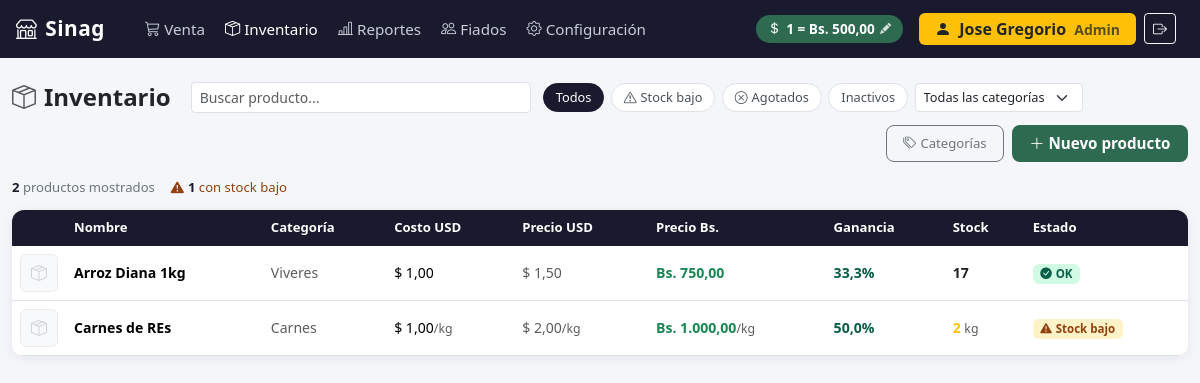
/inventario/ (signed in), run on the app's committed database.
### configuracion/models.py (models this page shows, shortened)
class Empresa(models.Model):
    nombre = models.CharField(max_length=200)
    rif = models.CharField(max_length=20)
    telefono = models.CharField(max_length=20, blank=True)
    direccion = models.TextField(blank=True)
    logo = models.ImageField(upload_to='empresa/', blank=True, null=True)
    imprimir_ticket   = models.BooleanField(default=False)
    nombre_impresora  = models.CharField(max_length=200, blank=True, default='')
    class Meta:
        verbose_name = 'Empresa'

class Moneda(models.Model):
    tasa_cambio = models.DecimalField(max_digits=12, decimal_places=2)
    simbolo = models.CharField(max_length=5, default='Bs')
    ultima_actualizacion = models.DateTimeField(auto_now=True)
    class Meta:
        verbose_name = 'Moneda'
        verbose_name_plural = 'Moneda'
    @classmethod
    def get_tasa_activa(cls):
        instancia = cls.objects.first()
        if instancia is None:
            raise ValueError('No hay tasa de cambio configurada. Configure la moneda primero.')
        return instancia.tasa_cambio

### inventario/models.py (models this page shows, shortened)
class Producto(models.Model):
    ALICUOTA_IVA = [
        ('GENERAL',  'General (16%)'),
        ('REDUCIDA', 'Reducida (8%)'),
        ('EXENTO',   'Exento (0%)'),
    ]
    categoria = models.ForeignKey(
        Categoria,
        on_delete=models.SET_NULL,
        null=True,
        blank=True,
        related_name='productos'
    )
    nombre = models.CharField(max_length=200)
    codigo_barras = models.CharField(max_length=100, blank=True, null=True, unique=True)
    costo_usd = models.DecimalField(max_digits=10, decimal_places=4, null=True, blank=True)
    precio_usd = models.DecimalField(max_digits=10, decimal_places=4)
    vendido_por_peso = models.BooleanField(default=False)
    stock_actual = models.DecimalField(max_digits=12, decimal_places=3, default=0)
    stock_minimo = models.DecimalField(max_digits=12, decimal_places=3, default=5)
    imagen = models.ImageField(upload_to='productos/', blank=True, null=True)
    activo = models.BooleanField(default=True)
    alicuota_iva = models.CharField(max_length=10, choices=ALICUOTA_IVA, default='GENERAL')
    class Meta:
        verbose_name = 'Producto'
        verbose_name_plural = 'Productos'
        ordering = ['nombre']
    def get_precio_bs(self):
        try:
            return self.precio_usd * Moneda.get_tasa_activa()
        except ValueError:
            return None
    @property
    def margen(self):
        try:
            if not self.costo_usd or self.precio_usd == 0:
                return None
            return float(round((self.precio_usd - self.costo_usd) / self.precio_usd * 100, 1))
        except Exception:
            return None
    @property
    def stock_bajo(self):
        return self.stock_actual < self.stock_minimo

class Categoria(models.Model):
    nombre = models.CharField(max_length=100)
    class Meta:
        verbose_name = 'Categoría'
        verbose_name_plural = 'Categorías'
        ordering = ['nombre']

### inventario/views.py (the view)
# urls.py: path('', views.configuracion_index, name='index'),
@solo_admin
def index(request):
    moneda  = Moneda.objects.first()
    empresa = Empresa.objects.first() or Empresa()
    tasa    = moneda.tasa_cambio if moneda else None
    productos  = list(Producto.objects.select_related('categoria').order_by('nombre'))
    for p in productos:
        if p.vendido_por_peso:
            p.stock_display = f"{float(p.stock_actual):.3f}".rstrip('0').rstrip('.').replace('.', ',')
        else:
            p.stock_display = str(int(p.stock_actual))
    categorias = Categoria.objects.order_by('nombre').annotate(num_productos=Count('productos'))
    cats_js = [{'id': c.id, 'nombre': c.nombre, 'num': c.num_productos} for c in categorias]
    return TemplateResponse(request, 'inventario/index.html', {
        'tasa':        tasa,
        'moneda':      moneda,
        'empresa':     empresa,
        'productos':   productos,
        'categorias':  categorias,
        'cats_js':     cats_js,
    })

### ventas/templatetags/pos_extras.py (called while the page is built)
@register.filter
def formato_bs(value):
    try:
        num = float(value)
    except (TypeError, ValueError):
        return value
    formatted = f"{num:,.2f}"
    return formatted.replace(',', 'X').replace('.', ',').replace('X', '.')

### templates/inventario/index.html (shortened to what this page needs)
{% extends "base.html" %}
{% load pos_extras %}
{% block nav_inventario %}active{% endblock %}
{% block contenido %}
<div class="inv-toolbar">
  <h4 class="fw-bold mb-0 me-2">
    <i class="bi bi-box-seam me-2 text-muted"></i>Inventario
  </h4>
  <input type="text" id="buscador-inv" class="form-control form-control-sm buscador-inv"
         placeholder="Buscar producto..." autocomplete="off">
  <div class="filtros-rapidos">
    <button class="filtro-btn activo" data-filtro="todos">Todos</button>
    <button class="filtro-btn stock-bajo" data-filtro="stock-bajo">
      <i class="bi bi-exclamation-triangle me-1"></i>Stock bajo
    </button>
    <button class="filtro-btn agotados" data-filtro="agotados">
      <i class="bi bi-x-circle me-1"></i>Agotados
    </button>
    <button class="filtro-btn" data-filtro="inactivos">Inactivos</button>
    <select id="filtro-categoria" class="form-select form-select-sm" style="width:auto; font-size:.8rem;">
      <option value="">Todas las categorías</option>
    </select>
  </div>
  <div class="d-flex gap-2 ms-auto">
    <button class="btn btn-outline-secondary btn-sm px-3"
            onclick="abrirModalCategorias()"
            style="font-size:.82rem; border-radius:8px; white-space:nowrap;">
      <i class="bi bi-tags me-1"></i>Categorías
    </button>
    <button class="btn-nuevo" onclick="abrirModalNuevo()">
      <i class="bi bi-plus-lg me-1"></i>Nuevo producto
    </button>
  </div>
</div>
<div class="resumen-bar" id="resumen-bar">
</div>
<div class="tabla-wrap">
  <table class="table tabla-inv mb-0" id="tabla-productos">
    <thead>
      <tr>
        <th style="width:50px;"></th>
        <th>Nombre</th>
        <th>Categoría</th>
        <th>Costo USD</th>
        <th>Precio USD</th>
        <th>Precio Bs.</th>
        <th>Ganancia</th>
        <th>Stock</th>
        <th>Estado</th>
      </tr>
    </thead>
    <tbody id="tbody-productos">
      {% for p in productos %}
      <tr class="fila-producto
                 {% if not p.activo %}fila-inactivo
                 {% elif p.stock_actual == 0 %}fila-agotado
                 {% elif p.stock_bajo %}fila-stock-bajo
                 {% endif %}"
          data-id="{{ p.id }}"
          data-nombre="{{ p.nombre }}"
          data-categoria-id="{{ p.categoria_id|default:'' }}"
          data-codigo="{{ p.codigo_barras|default:'' }}"
          data-costo="{% if p.costo_usd %}{{ p.costo_usd|stringformat:'.4f' }}{% endif %}"
          data-precio="{{ p.precio_usd|stringformat:'.4f' }}"
          data-stock="{{ p.stock_actual|stringformat:'.3f' }}"
          data-stock-min="{{ p.stock_minimo|stringformat:'.3f' }}"
          data-activo="{{ p.activo|yesno:'true,false' }}"
          data-imagen="{% if p.imagen %}{{ p.imagen.url }}{% endif %}"
          data-stock-estado="{% if p.stock_actual == 0 %}agotado{% elif p.stock_bajo %}stock-bajo{% else %}ok{% endif %}"
          data-categoria-nombre="{{ p.categoria.nombre|default:'' }}"
          data-alicuota="{{ p.alicuota_iva }}"
          data-por-peso="{{ p.vendido_por_peso|yesno:'true,false' }}"
          onclick="abrirModalEditar(this)"
      >
        <td>
          {% if p.imagen %}
            <img src="{{ p.imagen.url }}" class="img-mini" alt="{{ p.nombre }}">
          {% else %}
            <div class="img-mini-placeholder"><i class="bi bi-box-seam"></i></div>
          {% endif %}
        </td>
        <td class="fw-semibold">{{ p.nombre }}</td>
        <td class="text-muted">{{ p.categoria.nombre|default:"—" }}</td>
        <td>
          {% if p.costo_usd %}
            $ {{ p.costo_usd|floatformat:2 }}{% if p.vendido_por_peso %}<small class="text-muted">/kg</small>{% endif %}
          {% else %}
            <span class="text-muted">—</span>
          {% endif %}
        </td>
        <td class="text-muted">
          $ {{ p.precio_usd|floatformat:2 }}{% if p.vendido_por_peso %}<small class="text-muted">/kg</small>{% endif %}
        </td>
        <td class="fw-bold text-success">
          {% if p.get_precio_bs %}
            Bs. {{ p.get_precio_bs|formato_bs }}{% if p.vendido_por_peso %}<small class="text-muted fw-normal">/kg</small>{% endif %}
          {% else %}
            <span class="text-muted">—</span>
          {% endif %}
        </td>
        <td>
          {% if p.margen is not None %}
            <span class="{% if p.margen >= 30 %}margen-alto{% elif p.margen >= 15 %}margen-medio{% else %}margen-bajo{% endif %}">
              {{ p.margen }}%
            </span>
          {% else %}
            <span class="text-muted">—</span>
          {% endif %}
        </td>
        <td>
          <span class="fw-bold {% if p.stock_actual == 0 %}text-danger{% elif p.stock_bajo %}text-warning{% else %}text-dark{% endif %}">
            {% if p.vendido_por_peso %}
              {{ p.stock_display }} <small class="text-muted fw-normal">kg</small>
            {% else %}
              {{ p.stock_display }}
            {% endif %}
          </span>
        </td>
        <td>
          {% if not p.activo %}
            <span class="badge badge-inactivo">Inactivo</span>
          {% elif p.stock_actual == 0 %}
            <span class="badge badge-agotado">Agotado</span>
          {% elif p.stock_bajo %}
            <span class="badge badge-stock-bajo"><i class="bi bi-exclamation-triangle-fill me-1"></i>Stock bajo</span>
          {% else %}
            <span class="badge badge-ok"><i class="bi bi-check-circle-fill me-1"></i>OK</span>
          {% endif %}
        </td>
      </tr>
      {% endfor %}
    </tbody>
  </table>
</div>
{% endblock %}

### templates/base.html (shortened to what this page needs)
{% load static %}
<!DOCTYPE html>
<html lang="es">
<head>
  <link href="{% static 'vendor/bootstrap/css/bootstrap.min.css' %}" rel="stylesheet">
  <link href="{% static 'vendor/bootstrap-icons/css/bootstrap-icons.min.css' %}" rel="stylesheet">
</head>
<body>
  <nav class="navbar navbar-expand-lg navbar-pos px-3">
    <a class="navbar-brand" href="{% url 'pos:venta' %}">
      <i class="bi bi-shop me-2"></i>{{ empresa.nombre|default:"POS Core" }}
    </a>
    <div class="collapse navbar-collapse" id="navMenu">
      <ul class="navbar-nav me-auto ms-3 gap-1">
        <li class="nav-item">
          <a class="nav-link {% block nav_venta %}{% endblock %}" href="{% url 'pos:venta' %}">
            <i class="bi bi-cart3 me-1"></i>Venta
          </a>
        </li>
        {% if request.user.is_staff %}
        <li class="nav-item">
          <a class="nav-link {% block nav_inventario %}{% endblock %}" href="{% url 'inventario:index' %}">
            <i class="bi bi-box-seam me-1"></i>Inventario
          </a>
        </li>
        <li class="nav-item">
          <a class="nav-link {% block nav_reportes %}{% endblock %}" href="{% url 'reportes:index' %}">
            <i class="bi bi-bar-chart-line me-1"></i>Reportes
          </a>
        </li>
        <li class="nav-item">
          <a class="nav-link {% block nav_fiados %}{% endblock %}" href="{% url 'fiados:index' %}">
            <i class="bi bi-people me-1"></i>Fiados
          </a>
        </li>
        <li class="nav-item">
          <a class="nav-link {% block nav_config %}{% endblock %}" href="{% url 'configuracion:index' %}">
            <i class="bi bi-gear me-1"></i>Configuración
          </a>
        </li>
        {% endif %}
      </ul>
      {% if request.user.is_staff %}
      <button
        class="tasa-badge me-3 {% if not tasa %}sin-tasa{% endif %}"
        id="btn-abrir-tasa"
        data-bs-toggle="modal"
        data-bs-target="#modalTasa"
        title="Clic para actualizar tasa BCV"
      >
        <i class="bi bi-currency-dollar"></i>
        <span id="tasa-navbar-texto">
          {% if tasa %}1 = Bs. {{ tasa }}{% else %}Sin tasa — clic para configurar{% endif %}
        </span>
        <i class="bi bi-pencil-fill"></i>
      </button>
      {% endif %}
      {% if request.user.is_authenticated %}
      <div class="d-flex align-items-center gap-2 me-2">
        <span class="badge {% if request.user.is_staff %}bg-warning text-dark{% else %}bg-secondary{% endif %} fs-6 px-3 py-2">
          <i class="bi bi-person-fill me-1"></i>
          {{ request.user.get_full_name|default:request.user.username }}
          {% if request.user.is_staff %}<span class="opacity-75 ms-1 small">Admin</span>{% endif %}
        </span>
        <form method="post" action="{% url 'logout' %}" class="d-inline m-0">
          <button type="submit" class="btn btn-outline-light btn-sm" title="Cerrar sesión">
            <i class="bi bi-box-arrow-right"></i>
          </button>
        </form>
      </div>
      {% endif %}
    </div>
  </nav>
  <div class="content-wrapper container-fluid">
    {% block contenido %}{% endblock %}
  </div>
</body>
</html>

### templates/base.html (style rules this page uses)
body { font-family: 'Segoe UI', system-ui, sans-serif; font-size: 1.05rem; background-color: #f4f6f9; }
.navbar-pos { background-color: #1a1a2e; min-height: 58px; }
.navbar-pos .navbar-brand { font-size: 1.3rem; font-weight: 700; color: #ffffff; letter-spacing: 0.5px; }
.navbar-pos .nav-link { color: #c8cdd8; font-size: 0.95rem; }
.navbar-pos .nav-link:hover, .navbar-pos .nav-link.active { color: #ffffff; }
.tasa-badge { background-color: #2d6a4f; color: #fff; font-size: 0.85rem; padding: 4px 12px; border-radius: 20px; font-weight: 600; cursor: pointer; border: none; transition: background-color 0.15s; display: flex; align-items: center; gap: 5px; }
.tasa-badge .bi-pencil-fill { font-size: 0.7rem; opacity: 0.8; }
.content-wrapper { padding-top: 1.5rem; padding-bottom: 2rem; }

### templates/inventario/index.html (style rules this page uses)
.inv-toolbar { display: flex; align-items: center; gap: .75rem; flex-wrap: wrap; margin-bottom: 1rem; }
.inv-toolbar .buscador-inv { flex: 1; min-width: 200px; max-width: 340px; }
.btn-nuevo { background-color: #2d6a4f; color: #fff; border: none; border-radius: 8px; padding: .45rem 1.1rem; font-weight: 700; font-size: .95rem; white-space: nowrap; }
.filtros-rapidos { display: flex; gap: .4rem; flex-wrap: wrap; }
.filtro-btn { font-size: .8rem; padding: 3px 12px; border-radius: 20px; border: 1px solid #dee2e6; background: #fff; cursor: pointer; color: #495057; transition: all .15s; }
.filtro-btn.activo, .filtro-btn:hover { background: #1a1a2e; color: #fff; border-color: #1a1a2e; }
.tabla-inv { font-size: .88rem; }
.tabla-inv thead th { background: #1a1a2e; color: #fff; font-weight: 600; font-size: .82rem; border: none; white-space: nowrap; position: sticky; top: 0; z-index: 2; }
.tabla-inv tbody tr { cursor: pointer; transition: background .1s; vertical-align: middle; }
.fila-stock-bajo { background: #fffbea !important; }
.badge-ok { background: #d1fae5; color: #065f46; font-size: .72rem; }
.badge-stock-bajo { background: #fef3c7; color: #92400e; font-size: .72rem; }
.margen-alto { color: #065f46; font-weight: 700; }
.img-mini-placeholder { width: 38px; height: 38px; border-radius: 6px; border: 1px solid #e9ecef; background: #f8f9fa; display: flex; align-items: center; justify-content: center; color: #ced4da; font-size: 1rem; }
.resumen-bar { display: flex; gap: 1rem; flex-wrap: wrap; margin-bottom: .75rem; font-size: .82rem; color: #6c757d; }
.tabla-wrap { background: #fff; border-radius: 12px; box-shadow: 0 2px 12px rgba(0,0,0,.07); overflow: hidden; max-height: calc(100vh - 220px); overflow-y: auto; }

### data on the page
Empresa: nombre "Sinag"
Moneda: tasa_cambio "500,00"
Producto: nombre "Arroz Diana 1kg", categoria.nombre "Viveres", costo_usd "1,00", precio_usd "1,50", get_precio_bs "750,00", margen "33,3", stock_display "17", activo True (drawn)
Producto: nombre "Carnes de REs", categoria.nombre "Carnes", costo_usd "1,00", vendido_por_peso "/kg", precio_usd "2,00", get_precio_bs "1.000,00", margen "50,0", stock_display "2", activo True (drawn)

### other printed values
{{ request.user.get_full_name|default:request.user.username }} "Jose Gregorio"
